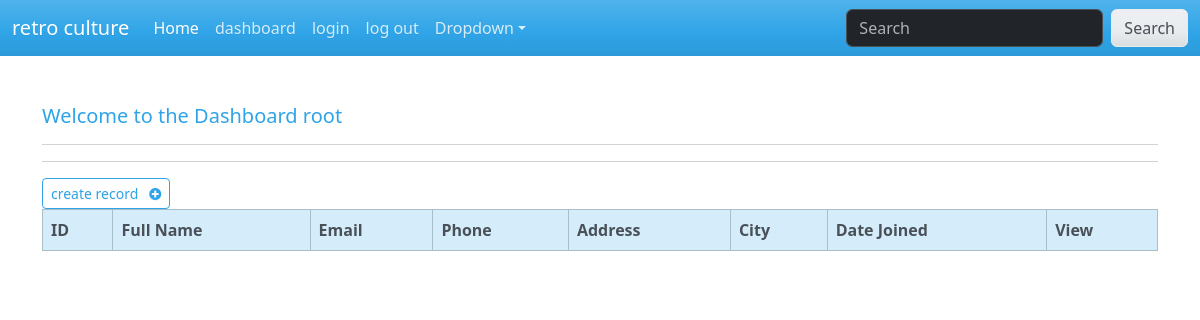
The app's page /dashboard (signed in), older data.
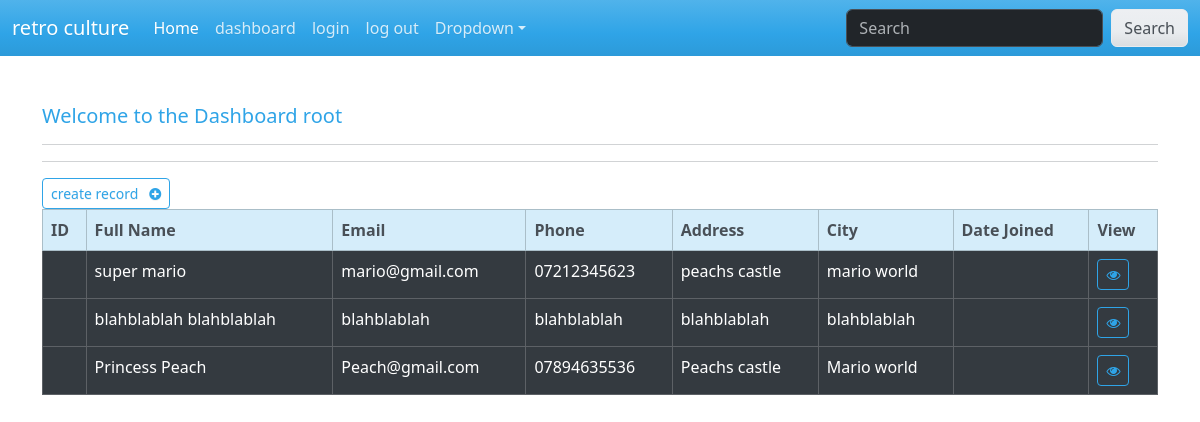
The same page, newer data.
### website/models.py (models this page shows, shortened)
class Record(models.Model) :
    creation_data = models.DateTimeField(auto_now_add = True)
    first_name = models.CharField(max_length = 100)
    last_name = models.CharField(max_length = 100)
    email = models.CharField(max_length = 255)
    phone = models. CharField(max_length = 20)
    address = models.CharField(max_length = 255)
    city = models.CharField(max_length = 255)

### website/views.py (the view)
# urls.py: path('dashboard', views.dashboard, name="dashboard"),
@login_required(login_url='login')
def dashboard(request):
    my_records = Record.objects.all()
    context = {'records': my_records}
    return render (request, 'pages/dashboard.html',context=context)

### website/templates/pages/dashboard.html
{% extends 'pages/base.html' %}
{% block content %}
    <br>
    <h5> Welcome to the Dashboard {{user}} </h5>
    <hr>
    <hr>
    <a class="btn btn-outline-primary btn-sm" href="{% url 'create_record' %}">
        create record &nbsp; <i class="fa fa-plus-circle" aria-hidden="true"></i>
    </a>
    <table class="table table-dark table-hover table-bordered">
        <thead class="table-primary">
            <tr>
                <th scope="col"> ID </th>
                <th scope="col"> Full Name </th>
                <th scope="col"> Email </th>
                <th scope="col"> Phone </th>
                <th scope="col"> Address </th>
                <th scope="col"> City </th>
                <th scope="col"> Date Joined </th>
                <th scope="col"> View </th>
            </tr>
        </thead>
        <tbody>
        {% if records %}
            {% for record in records %}
            <tr>
                <td> {{record.idf}} </td>
                <td> {{record.first_name}} {{record.last_name}} </td>
                <td> {{record.email}} </td>
                <td> {{record.phone}} </td>
                <td> {{record.address}} </td>
                <td> {{record.city}} </td>
                <td> {{frecord.creation_data}} </td>
                <td>
                    <a class="btn btn-outline-primary btn-sm" href="{% url 'record' record.id %}">
                        <i class="fa fa-eye" aria-hidden="true"></i>
                    </a>
                </td>
            </tr>
            {% endfor %}
        {% endif %}
        </tbody>
    </table>
{% endblock %}

### website/templates/pages/base.html (shortened to what this page needs)
{% load static %}
<!DOCTYPE html>
<html lang="en">
<head>
    <link rel = "stylesheet" href="{% static 'css/style.css' %}">
    <link rel = "stylesheet" href="{% static 'css/bootstrap.css' %}">
    <link rel = "stylesheet" href="{% static 'css/themeui.css' %}">
    <link rel = "stylesheet" href="https://cdnjs.cloudflare.com/ajax/libs/font-awesome/4.7.0/css/font-awesome.min.css">
</head>
<body>
    {% include 'components/navbar.html' %}
<div class="container">
    <br>
    {% block content %}
    {% endblock %}
    </div>
</body>
</html>

### website/templates/components/navbar.html (shortened to what this page needs)
{% block content %}
<nav class="navbar navbar-expand-lg bg-primary" data-bs-theme="dark">
    <div class="container-fluid">
      <a class="navbar-brand" href="{% url '' %}">retro culture</a>
      <div class="collapse navbar-collapse" id="navbarColor01">
        <ul class="navbar-nav me-auto">
          <li class="nav-item">
            <a class="nav-link active" href="{% url '' %}">Home
            </a>
          </li>
          <li class="nav-item">
            <a class="nav-link" href="{% url 'dashboard' %}">dashboard</a>
          </li>
          <li class="nav-item">
            <a class="nav-link" href="{% url 'login' %}">login</a>
          </li>
          <li class="nav-item">
            <a class="nav-link" href="{% url 'logout' %}">log out</a>
          </li>
          <li class="nav-item dropdown">
            <a class="nav-link dropdown-toggle" data-bs-toggle="dropdown" href="#" role="button" aria-haspopup="true" aria-expanded="false">Dropdown</a>
          </li>
        </ul>
        <form class="d-flex">
          <input class="form-control me-sm-2" type="search" placeholder="Search">
          <button class="btn btn-secondary my-2 my-sm-0" type="submit">Search</button>
        </form>
      </div>
    </div>
  </nav>
{% endblock %}

### static/css/style.css (style rules this page uses)
body { background-color: beige; }

Row changes from the older to the newer data that the page shows:
added Record: first_name "super", last_name "mario", email "mario@gmail.com", phone "07212345623", address "peachs castle", city "mario world"
added Record: first_name "blahblablah", last_name "blahblablah", email "blahblablah", phone "blahblablah", address "blahblablah", city "blahblablah"
added Record: first_name "Princess", last_name "Peach", email "Peach@gmail.com", phone "07894635536", address "Peachs castle", city "Mario world"
